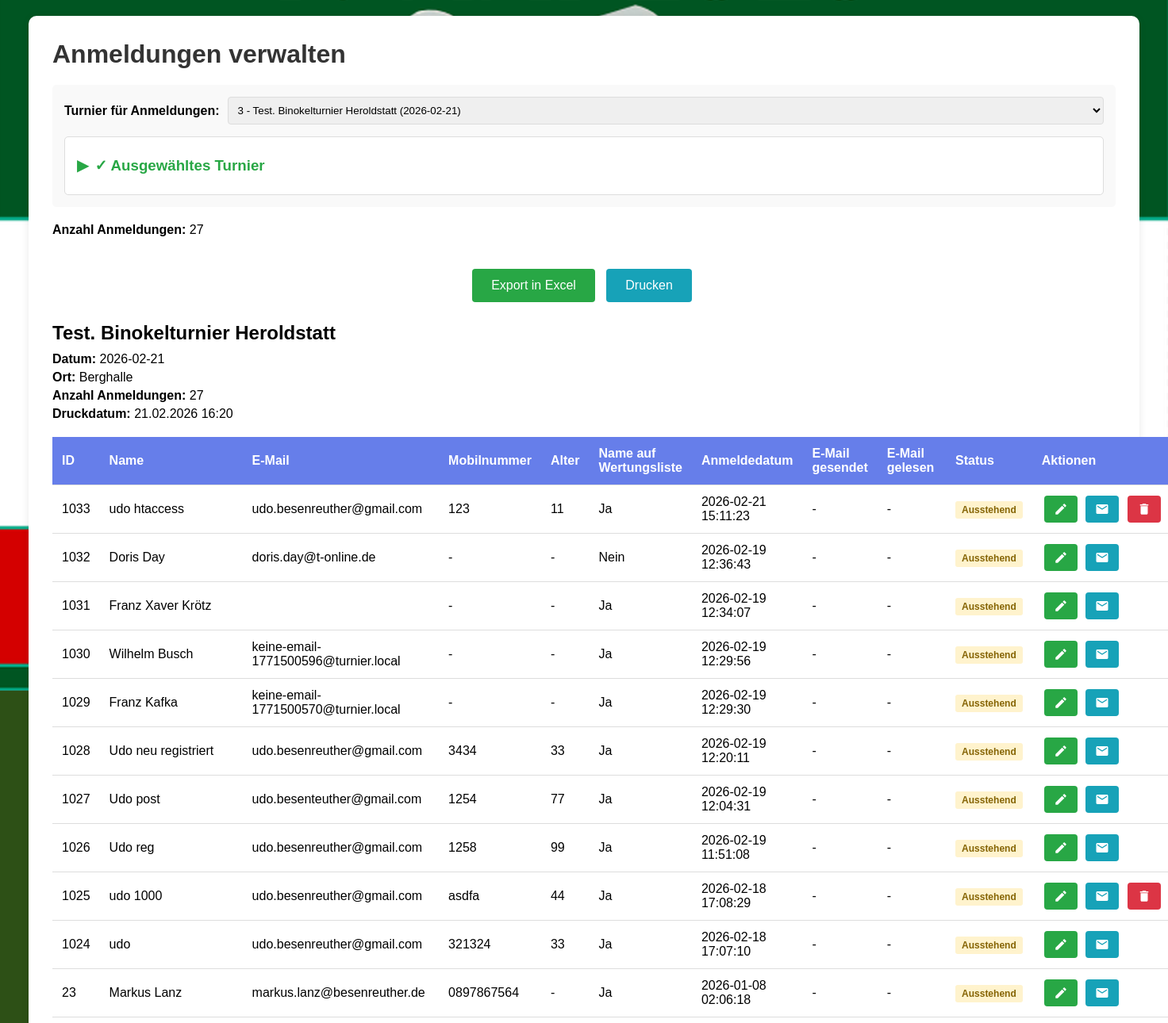
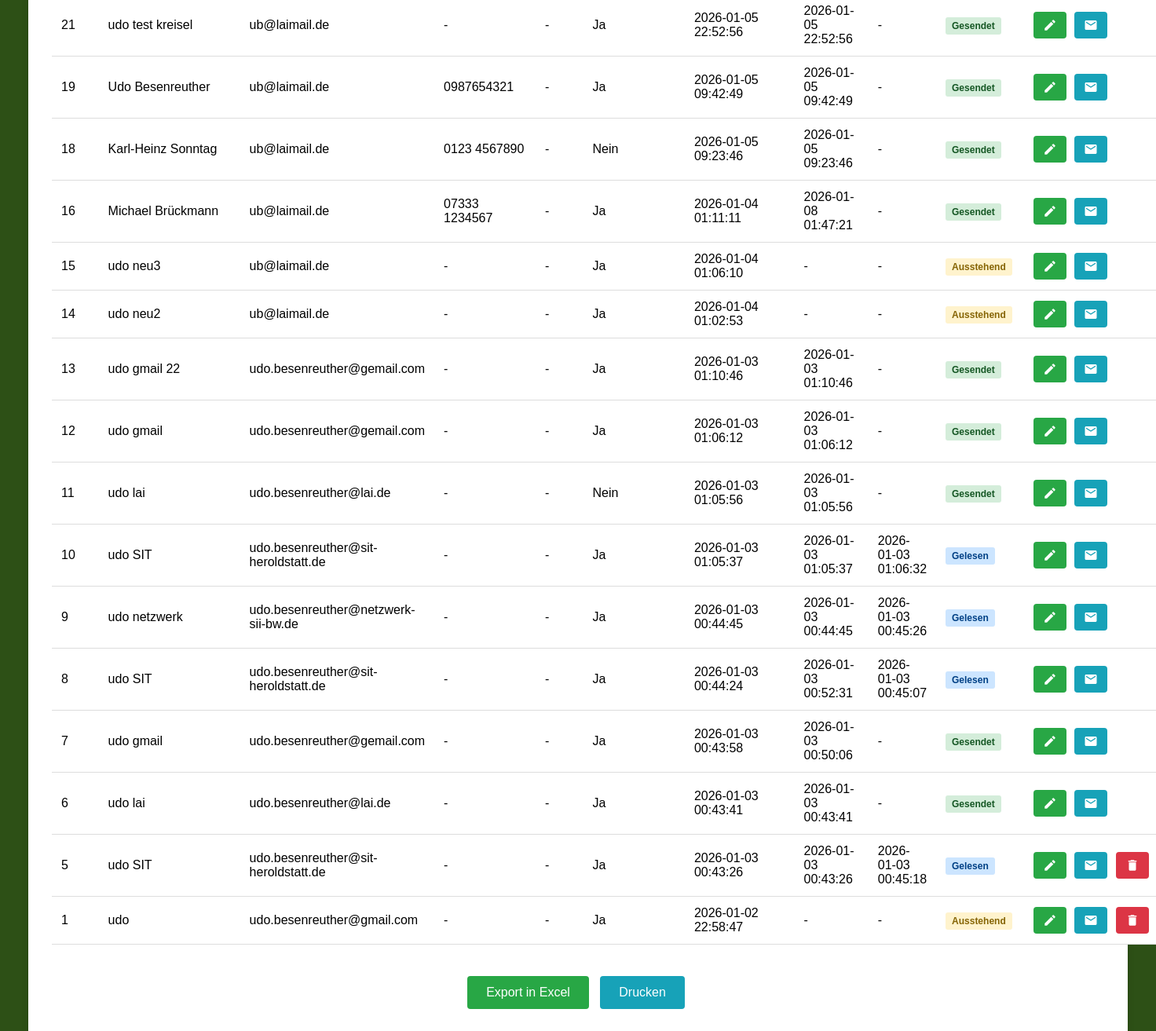
/turnier/verwaltung.php, run on the app's committed database (2 pictures, top to bottom).
### tables this page shows
CREATE TABLE config (
        schluessel TEXT PRIMARY KEY,
        wert TEXT
    );

CREATE TABLE turnier (
        id INTEGER PRIMARY KEY AUTOINCREMENT,
        datum TEXT NOT NULL,
        titel TEXT NOT NULL,
        veranstalter TEXT NOT NULL,
        ort TEXT NOT NULL,
        erstellt_am TEXT DEFAULT CURRENT_TIMESTAMP,
        aktiv INTEGER DEFAULT 1
    , anzahl_spieler INTEGER DEFAULT 0, anzahl_runden INTEGER DEFAULT 3, spieler_pro_runde INTEGER DEFAULT 3, aktive_runde INTEGER DEFAULT NULL, aktive_ergebnis_runde INTEGER DEFAULT NULL, googlemaps_link TEXT DEFAULT NULL, startzeit TEXT DEFAULT NULL, einlasszeit TEXT DEFAULT NULL);

CREATE TABLE anmeldungen (id INTEGER PRIMARY KEY AUTOINCREMENT, anmeldedatum TEXT NOT NULL, name TEXT NOT NULL, email TEXT NOT NULL, mobilnummer TEXT, tracking_code TEXT, email_gesendet TEXT, email_gelesen TEXT, turnier_id INTEGER DEFAULT NULL, "alter" INTEGER, name_auf_wertungsliste INTEGER DEFAULT 0);

### turnier/config.php (called while the page is built, shortened)
<?php
function getAllTurniere() {
    $db = getDB();
    $stmt = $db->query("SELECT * FROM turnier ORDER BY id DESC");
    return $stmt->fetchAll(PDO::FETCH_ASSOC);
}
function getTurnierById($id) {
    $db = getDB();
    $stmt = $db->prepare("SELECT * FROM turnier WHERE id = ?");
    $stmt->execute([$id]);
    return $stmt->fetch(PDO::FETCH_ASSOC);
}

### turnier/verwaltung.php (the view, shortened to what this page needs)
<?php
require_once __DIR__ . '/../anmeldung/config.php';
require_once __DIR__ . '/config.php';
$db = getDB();
$selectedTurnierId = null;
try {
    $stmt = $db->prepare("SELECT wert FROM config WHERE schluessel = ?");
    $stmt->execute(['default_turnier_id']);
    $result = $stmt->fetch(PDO::FETCH_ASSOC);
    if ($result && !empty($result['wert'])) {
        $selectedTurnierId = intval($result['wert']);
    }
} catch (PDOException $e) {
}
$selectedTurnier = null;
if ($selectedTurnierId) {
    $selectedTurnier = getTurnierById($selectedTurnierId);
}
$alleTurniere = getAllTurniere();
if ($selectedTurnierId) {
    $stmt = $db->prepare("SELECT * FROM anmeldungen WHERE turnier_id = ? ORDER BY anmeldedatum DESC");
    $stmt->execute([$selectedTurnierId]);
    $anmeldungen = $stmt->fetchAll(PDO::FETCH_ASSOC);
} else {
    $anmeldungen = [];
}
?>
<!DOCTYPE html>
<html lang="de">
<head>
</head>
<body>
    <div class="container">
        <h1>Anmeldungen verwalten</h1>
        <div style="margin-bottom: 20px; padding: 15px; background: #f9f9f9; border-radius: 5px;">
            <form method="POST" id="turnier-auswahl-form" style="display: flex; align-items: center; gap: 10px;">
                <label for="turnier_id" style="font-weight: bold;">Turnier für Anmeldungen:</label>
                <select name="turnier_id" id="turnier_id" onchange="document.getElementById('turnier-auswahl-form').submit();" style="flex: 1; padding: 8px; border: 1px solid #ddd; border-radius: 4px;">
                    <?php foreach ($alleTurniere as $turnier): ?>
                        <option value="<?php echo $turnier['id']; ?>" <?php echo ($selectedTurnierId == $turnier['id']) ? 'selected' : ''; ?>>
                            <?php echo htmlspecialchars($turnier['id'] . ' - ' . $turnier['titel'] . ' (' . $turnier['datum'] . ')'); ?>
                        </option>
                    <?php endforeach; ?>
                </select>
            </form>
            <?php if ($selectedTurnier): ?>
                <div class="ausgewaehltes-turnier-block" style="margin-top: 15px; padding: 15px; background: white; border: 1px solid #ddd; border-radius: 5px;">
                    <h3 class="ausgewaehltes-turnier-toggle" style="margin-top: 0; margin-bottom: 0; padding: 10px 0; color: #28a745; cursor: pointer; user-select: none; display: flex; align-items: center; gap: 8px;" title="Ein- oder ausklappen">
                        <span class="ausgewaehltes-turnier-icon" style="display: inline-block; transition: transform 0.2s;">▶</span>
                        <span>✓ Ausgewähltes Turnier</span>
                    </h3>
                </div>
            <?php else: ?>
                <p style="margin-top: 10px; color: #dc3545; font-weight: bold;">
                    ⚠ Kein Turnier ausgewählt. Anmeldungen werden keinem Turnier zugeordnet.
                </p>
            <?php endif; ?>
        </div>
        <p><strong>Anzahl Anmeldungen:</strong> <?php echo count($anmeldungen); ?>
        </p>
        <?php if ($selectedTurnierId): ?>
            <div class="export-container export-container-top">
                <a href="?export=excel" class="btn-export">Export in Excel</a>
                <button onclick="druckeTeilnehmerliste()" class="btn-print">Drucken</button>
            </div>
        <?php endif; ?>
        <?php if (empty($anmeldungen) && $selectedTurnierId): ?>
            <p style="margin-top: 20px; color: #666; font-style: italic;">Keine Anmeldungen für dieses Turnier vorhanden.</p>
        <?php elseif (empty($anmeldungen) && !$selectedTurnierId): ?>
            <p style="margin-top: 20px; color: #dc3545; font-weight: bold;">Bitte wählen Sie ein Turnier aus, um die Anmeldungen zu sehen.</p>
        <?php else: ?>
        <div class="print-area">
            <?php if ($selectedTurnier): ?>
                <div style="margin-bottom: 20px; page-break-after: avoid;">
                    <h2 style="margin-bottom: 10px;"><?php echo htmlspecialchars($selectedTurnier['titel']); ?></h2>
                    <p style="margin: 5px 0;"><strong>Datum:</strong> <?php echo htmlspecialchars($selectedTurnier['datum']); ?></p>
                    <p style="margin: 5px 0;"><strong>Ort:</strong> <?php echo htmlspecialchars($selectedTurnier['ort']); ?></p>
                    <p style="margin: 5px 0;"><strong>Anzahl Anmeldungen:</strong> <?php echo count($anmeldungen); ?></p>
                    <p style="margin: 5px 0;"><strong>Druckdatum:</strong> <?php echo date('d.m.Y H:i'); ?></p>
                </div>
            <?php endif; ?>
        <table id="teilnehmerliste-tabelle">
            <thead>
                <tr>
                    <th>ID</th>
                    <th class="name-column">Name</th>
                    <th class="email-column">E-Mail</th>
                    <th>Mobilnummer</th>
                    <th>Alter</th>
                    <th>Name auf Wertungsliste</th>
                    <th>Anmeldedatum</th>
                    <th>E-Mail gesendet</th>
                    <th>E-Mail gelesen</th>
                    <th>Status</th>
                    <th>Aktionen</th>
                </tr>
            </thead>
            <tbody>
                <?php foreach ($anmeldungen as $anmeldung): ?>
                    <tr id="row-<?php echo $anmeldung['id']; ?>">
                        <td><?php echo htmlspecialchars($anmeldung['id']); ?></td>
                        <td class="name-column name-<?php echo $anmeldung['id']; ?>"><?php echo htmlspecialchars($anmeldung['name']); ?></td>
                        <td class="email-column email-<?php echo $anmeldung['id']; ?>"><?php echo htmlspecialchars($anmeldung['email']); ?></td>
                        <td><?php echo htmlspecialchars($anmeldung['mobilnummer'] ?? '-'); ?></td>
                        <td><?php echo htmlspecialchars($anmeldung['alter'] ?? '-'); ?></td>
                        <td><?php echo (isset($anmeldung['name_auf_wertungsliste']) && $anmeldung['name_auf_wertungsliste'] == 1) ? 'Ja' : 'Nein'; ?></td>
                        <td><?php echo htmlspecialchars($anmeldung['anmeldedatum'] ?? '-'); ?></td>
                        <td><?php echo htmlspecialchars($anmeldung['email_gesendet'] ?? '-'); ?></td>
                        <td><?php echo htmlspecialchars($anmeldung['email_gelesen'] ?? '-'); ?></td>
                        <td>
                            <?php
                            if (!empty($anmeldung['email_gelesen'])) {
                                echo '<span class="status status-read">Gelesen</span>';
                            } elseif (!empty($anmeldung['email_gesendet'])) {
                                echo '<span class="status status-sent">Gesendet</span>';
                            } else {
                                echo '<span class="status status-pending">Ausstehend</span>';
                            }
                            ?>
                        </td>
                        <td>
                            <button class="icon-btn icon-btn-edit" onclick="editRow(<?php echo $anmeldung['id']; ?>)" title="Bearbeiten">
                                <svg xmlns="http://www.w3.org/2000/svg" viewBox="0 0 24 24">
                                    <path d="M3 17.25V21h3.75L17.81 9.94l-3.75-3.75L3 17.25zM20.71 7.04c.39-.39.39-1.02 0-1.41l-2.34-2.34c-.39-.39-1.02-.39-1.41 0l-1.83 1.83 3.75 3.75 1.83-1.83z"/>
                                </svg>
                            </button>
                            <button class="icon-btn icon-btn-resend" onclick="resendEmail(<?php echo $anmeldung['id']; ?>)" title="Mail erneut senden">
                                <svg xmlns="http://www.w3.org/2000/svg" viewBox="0 0 24 24">
                                    <path d="M20 4H4c-1.1 0-1.99.9-1.99 2L2 18c0 1.1.9 2 2 2h16c1.1 0 2-.9 2-2V6c0-1.1-.9-2-2-2zm0 4l-8 5-8-5V6l8 5 8-5v2z"/>
                                </svg>
                            </button>
                            <?php if (!isset($anmeldung['is_registered']) || !$anmeldung['is_registered']): ?>
                            <button class="icon-btn icon-btn-delete" onclick="deleteRow(<?php echo $anmeldung['id']; ?>)" title="Löschen">
                                <svg xmlns="http://www.w3.org/2000/svg" viewBox="0 0 24 24">
                                    <path d="M6 19c0 1.1.9 2 2 2h8c1.1 0 2-.9 2-2V7H6v12zM19 4h-3.5l-1-1h-5l-1 1H5v2h14V4z"/>
                                </svg>
                            </button>
                            <?php endif; ?>
                        </td>
                    </tr>
                <?php endforeach; ?>
            </tbody>
        </table>
        </div>
        <?php if ($selectedTurnierId): ?>
            <div class="export-container no-print">
                <a href="?export=excel" class="btn-export">Export in Excel</a>
                <button onclick="druckeTeilnehmerliste()" class="btn-print">Drucken</button>
            </div>
        <?php endif; ?>
        <?php endif; ?>
    </div>
</body>
</html>

### turnier/verwaltung.php (style rules this page uses)
* { margin: 0; padding: 0; box-sizing: border-box; }
body { font-family: Arial, sans-serif; background-color: #2d5016; background-image: url('../img/Binokel_Hintergrund.png'); background-size: contain; background-position: center top; background-repeat: no-repeat; background-attachment: fixed; padding: 20px; }
.container { max-width: 1400px; margin: 0 auto; background: white; padding: 30px; border-radius: 10px; box-shadow: 0 2px 10px rgba(0,0,0,0.1); }
h1 { color: #333; margin-bottom: 20px; }
table { width: 100%; border-collapse: collapse; margin-top: 20px; background: white; }
th, td { padding: 12px; text-align: left; border-bottom: 1px solid #ddd; }
th { background: #667eea; color: white; font-weight: bold; }
button { padding: 8px 15px; margin: 5px 5px 5px 0; border: none; border-radius: 4px; cursor: pointer; font-size: 14px; }
.icon-btn { padding: 8px 12px; margin: 0 3px; border: none; border-radius: 4px; cursor: pointer; font-size: 14px; display: inline-flex; align-items: center; justify-content: center; transition: background-color 0.2s, transform 0.1s; vertical-align: middle; white-space: nowrap; }
td:last-child { white-space: nowrap; }
.icon-btn svg { width: 18px; height: 18px; fill: white; }
.icon-btn-edit { background: #28a745; }
.icon-btn-delete { background: #dc3545; }
.icon-btn-resend { background: #17a2b8; }
.btn-export { background: #28a745; color: white; padding: 12px 24px; font-size: 16px; margin-top: 20px; display: inline-block; text-decoration: none; border-radius: 4px; }
.btn-print { background: #17a2b8; color: white; padding: 12px 24px; font-size: 16px; margin-top: 20px; margin-left: 10px; display: inline-block; text-decoration: none; border-radius: 4px; border: none; cursor: pointer; }
.export-container { margin: 20px 0; text-align: center; }
.export-container-top { margin-bottom: 20px; }
.status { padding: 4px 8px; border-radius: 3px; font-size: 12px; font-weight: bold; }
.status-sent { background: #d4edda; color: #155724; }
.status-read { background: #cce5ff; color: #004085; }
.status-pending { background: #fff3cd; color: #856404; }
.name-column { min-width: 180px; width: 180px; }
.email-column { min-width: 200px; width: 200px; }
#teilnehmerliste-tabelle { width: 100%; table-layout: auto; }
#teilnehmerliste-tabelle td.name-column { min-width: 180px; width: 180px; }
#teilnehmerliste-tabelle td.email-column { min-width: 200px; width: 200px; }
.print-area { width: 100%; }

### data on the page
config: turnier_id "3 - Test. Binokelturnier Heroldstatt (2026-02-21)"
turnier: titel "Test. Binokelturnier Heroldstatt", datum "2026-02-21", ort "Berghalle"
anmeldungen: id "1033", name "udo htaccess", email "udo.besenreuther@gmail.com", mobilnummer "123", alter "11", name_auf_wertungsliste "Ja", anmeldedatum "2026-02-21 15:11:23", email_gesendet "-", email_gelesen "-", shows "Ausstehend"
anmeldungen: id "1032", name "Doris Day", email "doris.day@t-online.de", mobilnummer "-", alter "-", name_auf_wertungsliste "Nein", anmeldedatum "2026-02-19 12:36:43", email_gesendet "-", email_gelesen "-", shows "Ausstehend"
anmeldungen: id "1031", name "Franz Xaver Krötz", mobilnummer "-", alter "-", name_auf_wertungsliste "Ja", anmeldedatum "2026-02-19 12:34:07", email_gesendet "-", email_gelesen "-", shows "Ausstehend"
anmeldungen: id "1030", name "Wilhelm Busch", email "keine-email-1771500596@turnier.local", mobilnummer "-", alter "-", name_auf_wertungsliste "Ja", anmeldedatum "2026-02-19 12:29:56", email_gesendet "-", email_gelesen "-", shows "Ausstehend"
anmeldungen: id "1029", name "Franz Kafka", email "keine-email-1771500570@turnier.local", mobilnummer "-", alter "-", name_auf_wertungsliste "Ja", anmeldedatum "2026-02-19 12:29:30", email_gesendet "-", email_gelesen "-", shows "Ausstehend"
anmeldungen: id "1028", name "Udo neu registriert", email "udo.besenreuther@gmail.com", mobilnummer "3434", alter "33", name_auf_wertungsliste "Ja", anmeldedatum "2026-02-19 12:20:11", email_gesendet "-", email_gelesen "-", shows "Ausstehend"
anmeldungen: id "1027", name "Udo post", email "udo.besenteuther@gmail.com", mobilnummer "1254", alter "77", name_auf_wertungsliste "Ja", anmeldedatum "2026-02-19 12:04:31", email_gesendet "-", email_gelesen "-", shows "Ausstehend"
anmeldungen: id "1026", name "Udo reg", email "udo.besenreuther@gmail.com", mobilnummer "1258", alter "99", name_auf_wertungsliste "Ja", anmeldedatum "2026-02-19 11:51:08", email_gesendet "-", email_gelesen "-", shows "Ausstehend"
anmeldungen: id "1025", name "udo 1000", email "udo.besenreuther@gmail.com", mobilnummer "asdfa", alter "44", name_auf_wertungsliste "Ja", anmeldedatum "2026-02-18 17:08:29", email_gesendet "-", email_gelesen "-", shows "Ausstehend"
anmeldungen: id "1024", name "udo", email "udo.besenreuther@gmail.com", mobilnummer "321324", alter "33", name_auf_wertungsliste "Ja", anmeldedatum "2026-02-18 17:07:10", email_gesendet "-", email_gelesen "-", shows "Ausstehend"
anmeldungen: id "23", name "Markus Lanz", email "markus.lanz@besenreuther.de", mobilnummer "0897867564", alter "-", name_auf_wertungsliste "Ja", anmeldedatum "2026-01-08 02:06:18", email_gesendet "-", email_gelesen "-", shows "Ausstehend"
anmeldungen: id "21", name "udo test kreisel", email "ub@laimail.de", mobilnummer "-", alter "-", name_auf_wertungsliste "Ja", anmeldedatum "2026-01-05 22:52:56", email_gesendet "2026-01-05 22:52:56", email_gelesen "-", shows "Gesendet"
anmeldungen: id "19", name "Udo Besenreuther", email "ub@laimail.de", mobilnummer "0987654321", alter "-", name_auf_wertungsliste "Ja", anmeldedatum "2026-01-05 09:42:49", email_gesendet "2026-01-05 09:42:49", email_gelesen "-", shows "Gesendet"
anmeldungen: id "18", name "Karl-Heinz Sonntag", email "ub@laimail.de", mobilnummer "0123 4567890", alter "-", name_auf_wertungsliste "Nein", anmeldedatum "2026-01-05 09:23:46", email_gesendet "2026-01-05 09:23:46", email_gelesen "-", shows "Gesendet"
anmeldungen: id "16", name "Michael Brückmann", email "ub@laimail.de", mobilnummer "07333 1234567", alter "-", name_auf_wertungsliste "Ja", anmeldedatum "2026-01-04 01:11:11", email_gesendet "2026-01-08 01:47:21", email_gelesen "-", shows "Gesendet"
anmeldungen: id "15", name "udo neu3", email "ub@laimail.de", mobilnummer "-", alter "-", name_auf_wertungsliste "Ja", anmeldedatum "2026-01-04 01:06:10", email_gesendet "-", email_gelesen "-", shows "Ausstehend"
anmeldungen: id "14", name "udo neu2", email "ub@laimail.de", mobilnummer "-", alter "-", name_auf_wertungsliste "Ja", anmeldedatum "2026-01-04 01:02:53", email_gesendet "-", email_gelesen "-", shows "Ausstehend"
anmeldungen: id "13", name "udo gmail 22", email "udo.besenreuther@gemail.com", mobilnummer "-", alter "-", name_auf_wertungsliste "Ja", anmeldedatum "2026-01-03 01:10:46", email_gesendet "2026-01-03 01:10:46", email_gelesen "-", shows "Gesendet"
anmeldungen: id "12", name "udo gmail", email "udo.besenreuther@gemail.com", mobilnummer "-", alter "-", name_auf_wertungsliste "Ja", anmeldedatum "2026-01-03 01:06:12", email_gesendet "2026-01-03 01:06:12", email_gelesen "-", shows "Gesendet"
anmeldungen: id "11", name "udo lai", email "udo.besenreuther@lai.de", mobilnummer "-", alter "-", name_auf_wertungsliste "Nein", anmeldedatum "2026-01-03 01:05:56", email_gesendet "2026-01-03 01:05:56", email_gelesen "-", shows "Gesendet"
anmeldungen: id "10", name "udo SIT", email "udo.besenreuther@sit-heroldstatt.de", mobilnummer "-", alter "-", name_auf_wertungsliste "Ja", anmeldedatum "2026-01-03 01:05:37", email_gesendet "2026-01-03 01:05:37", email_gelesen "2026-01-03 01:06:32", shows "Gelesen"
anmeldungen: id "9", name "udo netzwerk", email "udo.besenreuther@netzwerk-sii-bw.de", mobilnummer "-", alter "-", name_auf_wertungsliste "Ja", anmeldedatum "2026-01-03 00:44:45", email_gesendet "2026-01-03 00:44:45", email_gelesen "2026-01-03 00:45:26", shows "Gelesen"
anmeldungen: id "8", name "udo SIT", email "udo.besenreuther@sit-heroldstatt.de", mobilnummer "-", alter "-", name_auf_wertungsliste "Ja", anmeldedatum "2026-01-03 00:44:24", email_gesendet "2026-01-03 00:52:31", email_gelesen "2026-01-03 00:45:07", shows "Gelesen"
anmeldungen: id "7", name "udo gmail", email "udo.besenreuther@gemail.com", mobilnummer "-", alter "-", name_auf_wertungsliste "Ja", anmeldedatum "2026-01-03 00:43:58", email_gesendet "2026-01-03 00:50:06", email_gelesen "-", shows "Gesendet"
anmeldungen: id "6", name "udo lai", email "udo.besenreuther@lai.de", mobilnummer "-", alter "-", name_auf_wertungsliste "Ja", anmeldedatum "2026-01-03 00:43:41", email_gesendet "2026-01-03 00:43:41", email_gelesen "-", shows "Gesendet"
anmeldungen: id "5", name "udo SIT", email "udo.besenreuther@sit-heroldstatt.de", mobilnummer "-", alter "-", name_auf_wertungsliste "Ja", anmeldedatum "2026-01-03 00:43:26", email_gesendet "2026-01-03 00:43:26", email_gelesen "2026-01-03 00:45:18", shows "Gelesen"
anmeldungen: id "1", name "udo", email "udo.besenreuther@gmail.com", mobilnummer "-", alter "-", name_auf_wertungsliste "Ja", anmeldedatum "2026-01-02 22:58:47", email_gesendet "-", email_gelesen "-", shows "Ausstehend"

### other printed values
count($anmeldungen) "27"
